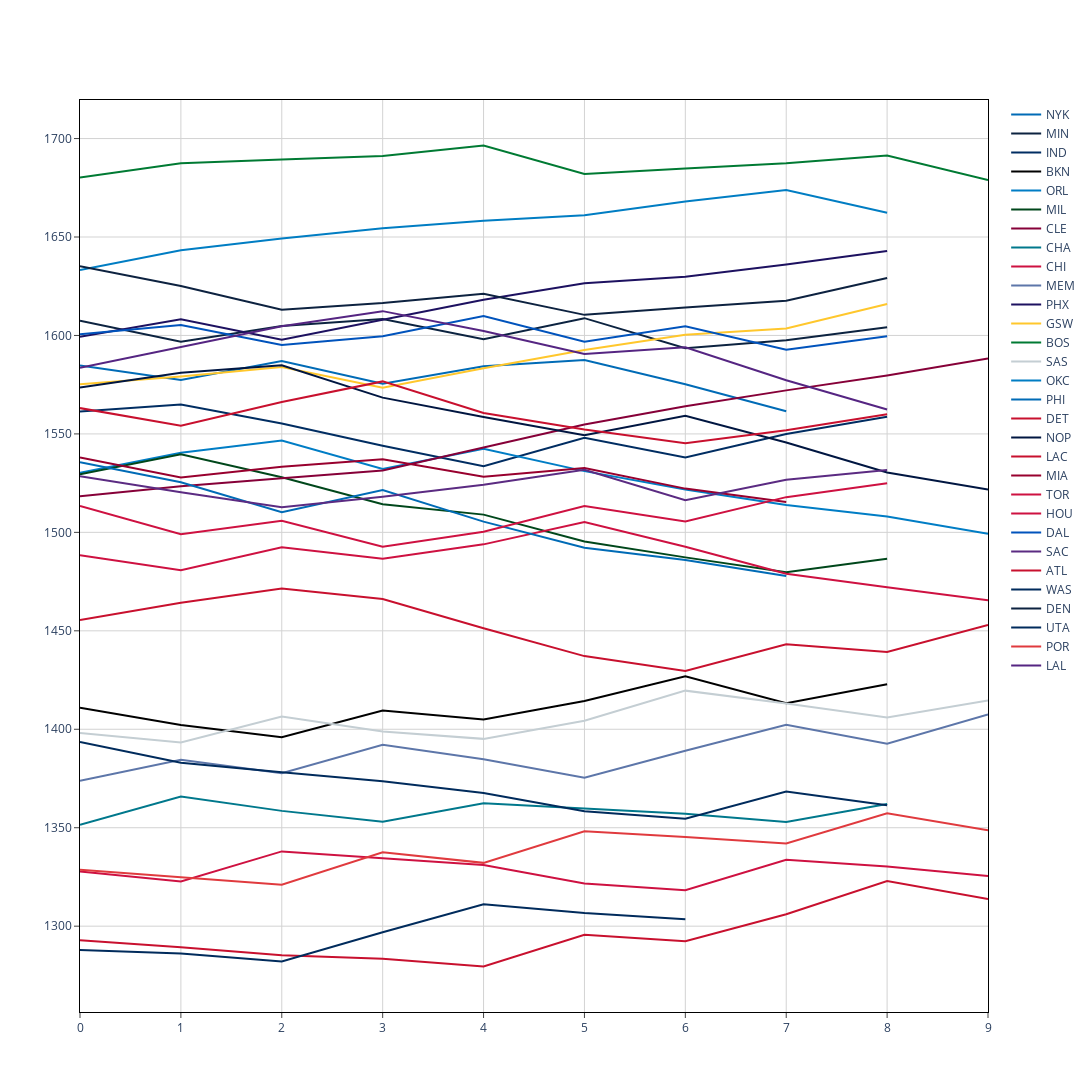

Source (notebook cell):
### Code cell
fig = elo_line_plot(elo_histories)
fig.show()
